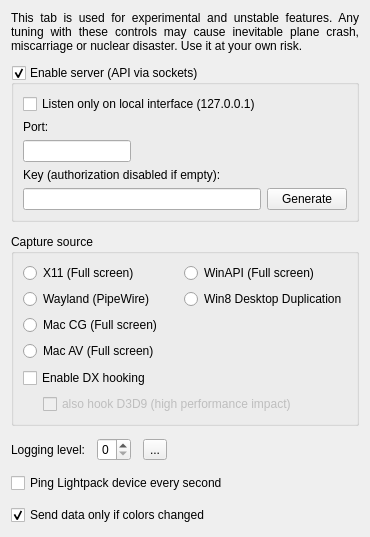
      <widget class="QWidget" name="tabExpert">
       <property name="sizePolicy">
        <sizepolicy hsizetype="Fixed" vsizetype="Preferred">
         <horstretch>0</horstretch>
         <verstretch>0</verstretch>
        </sizepolicy>
       </property>
       <attribute name="title">
        <string>Expert</string>
       </attribute>
       <layout class="QVBoxLayout" name="verticalLayout_3" stretch="0,0,0,0,0,0,0">
        <property name="spacing">
         <number>12</number>
        </property>
        <item>
         <widget class="QLabel" name="label_DevTabWarning">
          <property name="text">
           <string>&lt;html&gt;&lt;head/&gt;&lt;body&gt;&lt;p&gt;This tab is used for experimental and unstable features. Any tuning with these controls may cause inevitable plane crash, miscarriage or nuclear disaster. Use it at your own risk.&lt;/p&gt;&lt;/body&gt;&lt;/html&gt;</string>
          </property>
          <property name="scaledContents">
           <bool>false</bool>
          </property>
          <property name="alignment">
           <set>Qt::AlignJustify|Qt::AlignVCenter</set>
          </property>
          <property name="wordWrap">
           <bool>true</bool>
          </property>
         </widget>
        </item>
        <item>
         <widget class="QGroupBox" name="groupBox_Api">
          <property name="sizePolicy">
           <sizepolicy hsizetype="Preferred" vsizetype="Fixed">
            <horstretch>0</horstretch>
            <verstretch>0</verstretch>
           </sizepolicy>
          </property>
          <property name="toolTip">
           <string>&lt;html&gt;&lt;head/&gt;&lt;body&gt;&lt;p&gt;Enables TCP socket server.&lt;/p&gt;&lt;p&gt;You can connect via &amp;quot;telnet &amp;lt;ip&amp;gt; &amp;lt;port&amp;gt;&amp;quot; for example and manually execute available commands.&lt;/p&gt;&lt;p&gt;Default: %1&lt;/p&gt;&lt;/body&gt;&lt;/html&gt;</string>
          </property>
          <property name="styleSheet">
           <string notr="true"/>
          </property>
          <property name="title">
           <string>Enable server (API via sockets)</string>
          </property>
          <property name="checkable">
           <bool>true</bool>
          </property>
          <property name="checked">
           <bool>true</bool>
          </property>
          <layout class="QGridLayout" name="gridLayout_3">
           <item row="0" column="0">
            <widget class="QCheckBox" name="checkBox_listenOnlyOnLoInterface">
             <property name="toolTip">
              <string>&lt;html&gt;&lt;head/&gt;&lt;body&gt;&lt;p&gt;When enabled, you can connect ONLY from the same computer through 127.0.0.1/localhost address.&lt;/p&gt;&lt;p&gt;Disable this if you want to connect from anywhere else.&lt;/p&gt;&lt;p&gt;Default: %1&lt;/p&gt;&lt;/body&gt;&lt;/html&gt;</string>
             </property>
             <property name="text">
              <string>Listen only on local interface (127.0.0.1)</string>
             </property>
            </widget>
           </item>
           <item row="2" column="0">
            <widget class="QLineEdit" name="lineEdit_ApiPort">
             <property name="sizePolicy">
              <sizepolicy hsizetype="Fixed" vsizetype="Fixed">
               <horstretch>0</horstretch>
               <verstretch>0</verstretch>
              </sizepolicy>
             </property>
             <property name="toolTip">
              <string>&lt;html&gt;&lt;head/&gt;&lt;body&gt;&lt;p&gt;TCP port to listen.&lt;/p&gt;&lt;p&gt;Default: %1&lt;/p&gt;&lt;/body&gt;&lt;/html&gt;</string>
             </property>
            </widget>
           </item>
           <item row="1" column="0">
            <widget class="QLabel" name="label_ApiPort">
             <property name="toolTip">
              <string>&lt;html&gt;&lt;head/&gt;&lt;body&gt;&lt;p&gt;TCP port to listen.&lt;/p&gt;&lt;p&gt;Default: %1&lt;/p&gt;&lt;/body&gt;&lt;/html&gt;</string>
             </property>
             <property name="styleSheet">
              <string notr="true">margin-top: .1em</string>
             </property>
             <property name="text">
              <string>Port:</string>
             </property>
             <property name="buddy">
              <cstring>lineEdit_ApiPort</cstring>
             </property>
            </widget>
           </item>
           <item row="5" column="2">
            <widget class="QPushButton" name="pushButton_GenerateNewApiKey">
             <property name="toolTip">
              <string>Generate a random one</string>
             </property>
             <property name="text">
              <string>Generate</string>
             </property>
            </widget>
           </item>
           <item row="5" column="0">
            <widget class="QLineEdit" name="lineEdit_ApiKey">
             <property name="minimumSize">
              <size>
               <width>0</width>
               <height>20</height>
              </size>
             </property>
             <property name="baseSize">
              <size>
               <width>0</width>
               <height>20</height>
              </size>
             </property>
             <property name="toolTip">
              <string>&lt;html&gt;&lt;head/&gt;&lt;body&gt;&lt;p&gt;The API Key all the clients should provide to authenticate. Could be any custom string (%1 character limit). &lt;/p&gt;&lt;p&gt;Default: %2&lt;/p&gt;&lt;/body&gt;&lt;/html&gt;</string>
             </property>
             <property name="styleSheet">
              <string notr="true"/>
             </property>
             <property name="maxLength">
              <number>40</number>
             </property>
             <property name="readOnly">
              <bool>false</bool>
             </property>
            </widget>
           </item>
           <item row="4" column="0">
            <widget class="QLabel" name="label_ApiKey">
             <property name="toolTip">
              <string>&lt;html&gt;&lt;head/&gt;&lt;body&gt;&lt;p&gt;The API Key all the clients should provide to authenticate. Could be any custom string (%1 character limit). &lt;/p&gt;&lt;p&gt;Default: %2&lt;/p&gt;&lt;/body&gt;&lt;/html&gt;</string>
             </property>
             <property name="styleSheet">
              <string notr="true">margin-top:0</string>
             </property>
             <property name="text">
              <string>Key (authorization disabled if empty):</string>
             </property>
             <property name="buddy">
              <cstring>lineEdit_ApiKey</cstring>
             </property>
            </widget>
           </item>
          </layout>
         </widget>
        </item>
        <item>
         <widget class="QGroupBox" name="groupBox">
          <property name="sizePolicy">
           <sizepolicy hsizetype="MinimumExpanding" vsizetype="MinimumExpanding">
            <horstretch>0</horstretch>
            <verstretch>0</verstretch>
           </sizepolicy>
          </property>
          <property name="title">
           <string>Capture source</string>
          </property>
          <layout class="QVBoxLayout" name="verticalLayout_11">
           <item>
            <layout class="QHBoxLayout" name="horizontalLayout_6">
             <item>
              <layout class="QVBoxLayout" name="verticalLayout_9">
               <item>
                <widget class="QRadioButton" name="radioButton_GrabX11">
                 <property name="text">
                  <string>X11 (Full screen)</string>
                 </property>
                </widget>
               </item>
               <item>
                <widget class="QRadioButton" name="radioButton_GrabWayland">
                 <property name="text">
                  <string>Wayland (PipeWire)</string>
                 </property>
                </widget>
               </item>
               <item>
                <widget class="QRadioButton" name="radioButton_GrabMacCoreGraphics">
                 <property name="text">
                  <string>Mac CG (Full screen)</string>
                 </property>
                </widget>
               </item>
               <item>
                <widget class="QRadioButton" name="radioButton_GrabMacAVFoundation">
                 <property name="text">
                  <string>Mac AV (Full screen)</string>
                 </property>
                </widget>
               </item>
               <item>
                <spacer name="verticalSpacer_6">
                 <property name="orientation">
                  <enum>Qt::Vertical</enum>
                 </property>
                 <property name="sizeHint" stdset="0">
                  <size>
                   <width>20</width>
                   <height>1</height>
                  </size>
                 </property>
                </spacer>
               </item>
              </layout>
             </item>
             <item>
              <layout class="QVBoxLayout" name="verticalLayout_10">
               <item>
                <widget class="QRadioButton" name="radioButton_GrabWinAPI">
                 <property name="text">
                  <string>WinAPI (Full screen)</string>
                 </property>
                </widget>
               </item>
               <item>
                <widget class="QRadioButton" name="radioButton_GrabDDupl">
                 <property name="text">
                  <string>Win8 Desktop Duplication</string>
                 </property>
                </widget>
               </item>
               <item>
                <spacer name="verticalSpacer">
                 <property name="orientation">
                  <enum>Qt::Vertical</enum>
                 </property>
                 <property name="sizeHint" stdset="0">
                  <size>
                   <width>20</width>
                   <height>1</height>
                  </size>
                 </property>
                </spacer>
               </item>
              </layout>
             </item>
            </layout>
           </item>
           <item>
            <widget class="QCheckBox" name="checkBox_EnableDx1011Capture">
             <property name="text">
              <string>Enable DX hooking</string>
             </property>
             <property name="icon">
              <iconset resource="../res/LightpackResources.qrc">
               <normaloff>:/icons/uac-shield.png</normaloff>:/icons/uac-shield.png</iconset>
             </property>
            </widget>
           </item>
           <item>
            <layout class="QHBoxLayout" name="horizontalLayout_9">
             <item>
              <spacer name="horizontalSpacer_4">
               <property name="orientation">
                <enum>Qt::Horizontal</enum>
               </property>
               <property name="sizeType">
                <enum>QSizePolicy::Fixed</enum>
               </property>
               <property name="sizeHint" stdset="0">
                <size>
                 <width>20</width>
                 <height>0</height>
                </size>
               </property>
              </spacer>
             </item>
             <item>
              <widget class="QCheckBox" name="checkBox_EnableDx9Capture">
               <property name="enabled">
                <bool>false</bool>
               </property>
               <property name="text">
                <string>also hook D3D9 (high performance impact)</string>
               </property>
              </widget>
             </item>
            </layout>
           </item>
          </layout>
         </widget>
        </item>
        <item>
         <layout class="QHBoxLayout" name="horizontalLayout_5">
          <item>
           <widget class="QLabel" name="label_LoggingLevel">
            <property name="text">
             <string>Logging level:</string>
            </property>
            <property name="buddy">
             <cstring>spinBox_LoggingLevel</cstring>
            </property>
           </widget>
          </item>
          <item>
           <widget class="QSpinBox" name="spinBox_LoggingLevel">
            <property name="toolTip">
             <string>&lt;html&gt;&lt;head/&gt;&lt;body&gt;&lt;p&gt;Log verbosity: %1-%2 where %1 = no logs.&lt;/p&gt;&lt;p&gt;After enabling logs you need to restart the program.&lt;/p&gt;&lt;p&gt;When enabled you can use the &lt;img src=&quot;:/buttons/arrow_right_dark_24px.png&quot; width=&quot;12&quot;&gt; button to open the log directory.&lt;/p&gt;&lt;p&gt;Default: %3&lt;/p&gt;&lt;/body&gt;&lt;/html&gt;</string>
            </property>
            <property name="maximum">
             <number>3</number>
            </property>
           </widget>
          </item>
          <item>
           <widget class="QToolButton" name="toolButton_OpenLogs">
            <property name="toolTip">
             <string>open Log folder</string>
            </property>
            <property name="whatsThis">
             <string>open Log folder</string>
            </property>
            <property name="text">
             <string>...</string>
            </property>
            <property name="icon">
             <iconset resource="../res/LightpackResources.qrc">
              <normaloff>:/buttons/arrow_right_dark_24px.png</normaloff>:/buttons/arrow_right_dark_24px.png</iconset>
            </property>
           </widget>
          </item>
          <item>
           <spacer name="horizontalSpacer_2">
            <property name="orientation">
             <enum>Qt::Horizontal</enum>
            </property>
            <property name="sizeHint" stdset="0">
             <size>
              <width>40</width>
              <height>20</height>
             </size>
            </property>
           </spacer>
          </item>
         </layout>
        </item>
        <item>
         <widget class="QCheckBox" name="checkBox_PingDeviceEverySecond">
          <property name="text">
           <string>Ping Lightpack device every second</string>
          </property>
         </widget>
        </item>
        <item>
         <widget class="QCheckBox" name="checkBox_SendDataOnlyIfColorsChanges">
          <property name="toolTip">
           <string>&lt;html&gt;&lt;head/&gt;&lt;body&gt;&lt;p&gt;When disabled every frame will be sent to the device. This is recommended for devices with inactivity timers built into firmwares (some custom Adalight sketches for example) or configured via Prismatik (UDP devices with a &amp;lt; 255 timeout value).&lt;/p&gt;&lt;p&gt;When enabled every new frame will be compared with the previous one, and will be sent only if differences are detected (can be useful in low bandwidth situations).&lt;/p&gt;&lt;p&gt;Default: %1&lt;/p&gt;&lt;/body&gt;&lt;/html&gt;</string>
          </property>
          <property name="text">
           <string>Send data only if colors changed</string>
          </property>
          <property name="checked">
           <bool>true</bool>
          </property>
         </widget>
        </item>
        <item>
         <spacer name="verticalSpacer_4">
          <property name="orientation">
           <enum>Qt::Vertical</enum>
          </property>
          <property name="sizeType">
           <enum>QSizePolicy::Expanding</enum>
          </property>
          <property name="sizeHint" stdset="0">
           <size>
            <width>20</width>
            <height>1</height>
           </size>
          </property>
         </spacer>
        </item>
       </layout>
      </widget>
